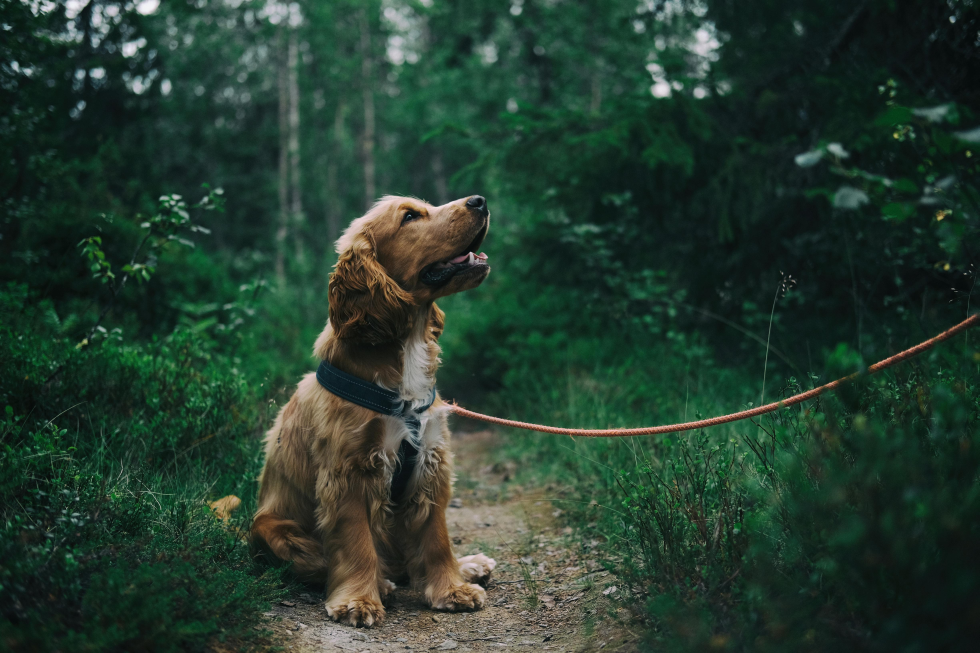
#> input picture input_image.jpg, 4896 x 3264 px (shown at 1/5 size)
$ python 'Block Transform Coding.py'
#> lines starting #> are read from the running program, lines starting #| are printed output that depends on the picture
import numpy as np
from PIL import Image
import matplotlib.pyplot as plt
import scipy.fftpack as fft

# Function to perform DCT on an 8x8 block
def dct2(block):
    return fft.dct(fft.dct(block.T, norm='ortho').T, norm='ortho')

# Function to perform Inverse DCT on an 8x8 block
def idct2(block):
    return fft.idct(fft.idct(block.T, norm='ortho').T, norm='ortho')

# Quantization matrix for 8x8 blocks (example matrix, you can adjust)
quantization_matrix = np.array([
    [16, 11, 10, 16, 24, 40, 51, 61],
    [12, 12, 14, 19, 26, 58, 60, 55],
    [14, 13, 16, 24, 40, 57, 69, 56],
    [14, 17, 22, 29, 51, 87, 80, 62],
    [18, 22, 37, 56, 68, 109, 103, 77],
    [24, 35, 55, 64, 81, 104, 113, 92],
    [49, 64, 78, 87, 103, 121, 120, 101],
    [72, 92, 95, 98, 112, 100, 103, 99]
])

# Function to apply quantization
def quantize(dct_block, quantization_matrix):
    return np.round(dct_block / quantization_matrix)

# Function to compress and decompress the image
def block_transform_coding(image_path):
#> called with image_path = 'input_image.jpg'
    img = Image.open(image_path).convert("L")  # Convert image to grayscale
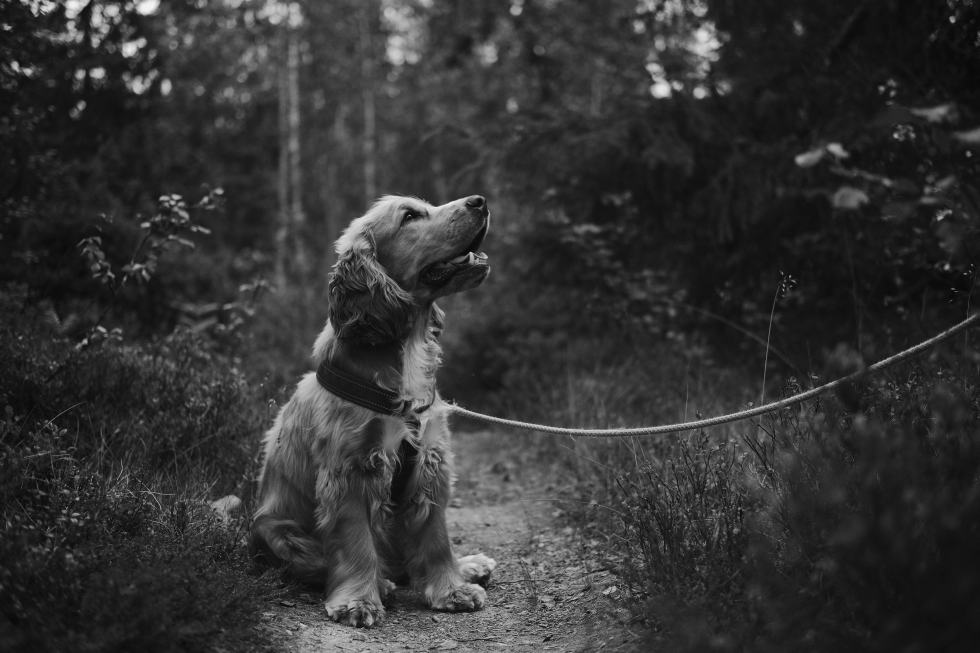
#> img: PIL image 4896x3264 L (shown at 1/5 size); min 0, max 250, mean 51.7
    img_data = np.array(img)

    # Define block size (8x8)
    block_size = 8

    # Get the dimensions of the image
    height, width = img_data.shape
#> height = 3264; width = 4896

    # Make sure the image size is a multiple of block_size
    new_height = height - (height % block_size)
#> new_height = 3264
    new_width = width - (width % block_size)
#> new_width = 4896
    img_data = img_data[:new_height, :new_width]

    # Split the image into 8x8 blocks
    blocks = [
        img_data[i:i+block_size, j:j+block_size]
        for i in range(0, new_height, block_size)
        for j in range(0, new_width, block_size)
    ]
#> blocks = 249696 items

    # Apply DCT to each block and quantize
    compressed_blocks = []
    for block in blocks:
        dct_block = dct2(block)
        quantized_block = quantize(dct_block, quantization_matrix)
        compressed_blocks.append(quantized_block)
#> after the loop, compressed_blocks = 249696 items

    # Reconstruct the image by applying Inverse DCT
    decompressed_image_data = np.zeros_like(img_data)
    idx = 0
    for i in range(0, new_height, block_size):
        for j in range(0, new_width, block_size):
            decompressed_block = idct2(compressed_blocks[idx])
            decompressed_image_data[i:i+block_size, j:j+block_size] = np.round(decompressed_block)
            idx += 1
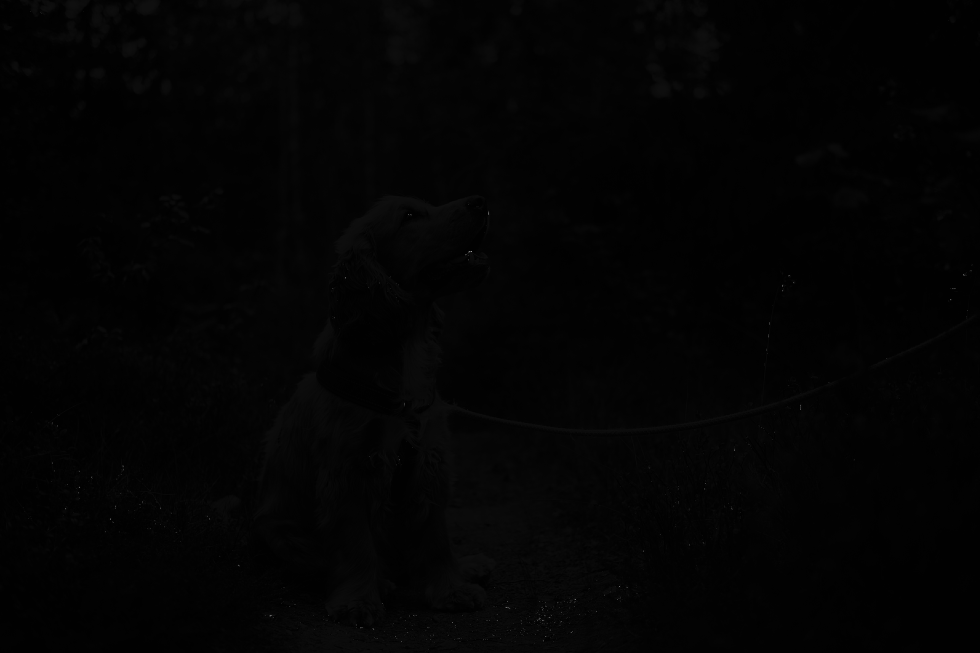
#> decompressed_image_data: shape (3264, 4896) (shown at 1/5 size); min 0, max 255, mean 3.3
#> after the loop, idx = 249696

    # Resize back to original dimensions (if necessary)
    decompressed_image = Image.fromarray(decompressed_image_data.astype(np.uint8))

    return img, decompressed_image, img.size, decompressed_image.size

# Main function
image_path = "input_image.jpg"  # Replace with your image path
original_img, decompressed_img, original_size, decompressed_size = block_transform_coding(image_path)
#> original_size = (4896, 3264); decompressed_size = (4896, 3264)

original_size_mb = original_size[0] * original_size[1] / (1024 * 1024)  # Convert to MB
#> original_size_mb = 15.24
decompressed_size_mb = decompressed_size[0] * decompressed_size[1] / (1024 * 1024)  # Convert to MB
#> decompressed_size_mb = 15.24

print(f"Original Image Size: {original_size_mb:.2f} MB")
#| Original Image Size: 15.24 MB
print(f"Decompressed Image Size: {decompressed_size_mb:.2f} MB")
#| Decompressed Image Size: 15.24 MB

# Show results
plt.figure(figsize=(12, 6))

# Original image
plt.subplot(1, 2, 1)
plt.title(f"Original Image\nSize: {original_size_mb:.2f} MB")
plt.imshow(original_img, cmap="gray")

# Decompressed image
plt.subplot(1, 2, 2)
plt.title(f"Decompressed Image\nSize: {decompressed_size_mb:.2f} MB")
plt.imshow(decompressed_img, cmap="gray")

plt.show()
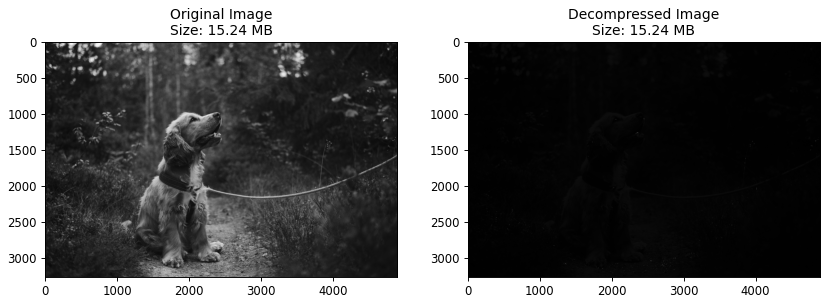
#> figure drawn by matplotlib, 2 panels
